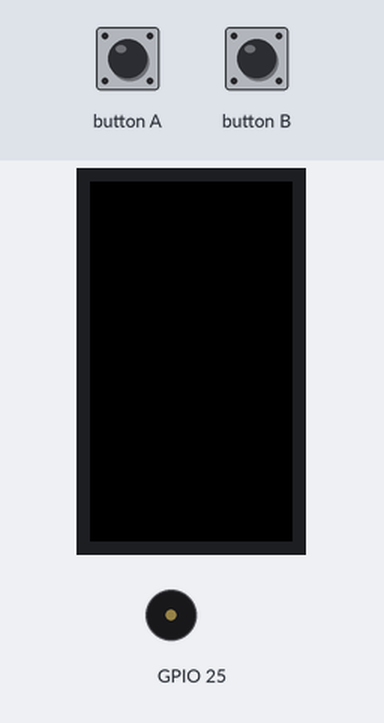
A sketch run on a simulated ESP32. Parts: 135×240 colour display, buzzer (waves = sounding). Inputs (shaded band) come from the test bench.

Above: at 1.3 s.
1.4 s: button A pressed for 0.15 s
At 2.8 s:
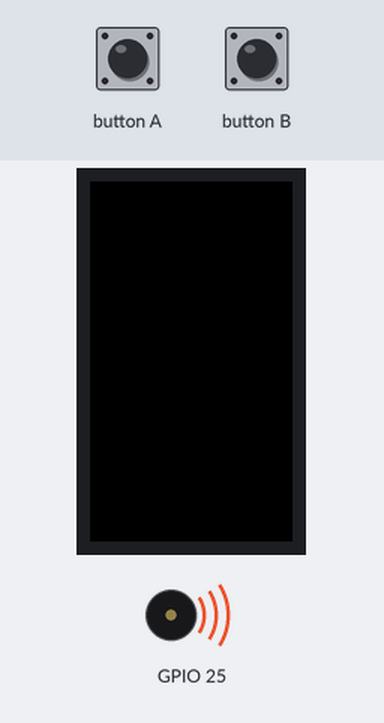
Timing chart, 0 to 11.9 s (numbered marks = the images above; inputs shaded):
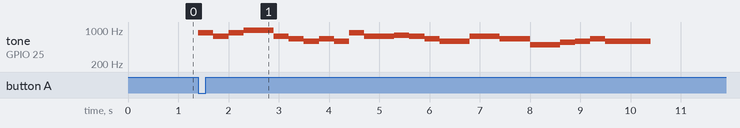

Measured:
- after the input at 1.4 s, tone on GPIO 25: plays 880 Hz for 0.30 s, 739 Hz for 0.30 s, 880 Hz for 0.30 s, 987 Hz for 0.60 s, 739 Hz for 0.30 s, 659 Hz for 0.30 s … (22 notes in this stretch), starting at once

The sketch:

melody_m5stickc_plus.ino
```cpp
#include "M5StickCPlus.h"

#define BEAT 300

void setup() {
  // put your setup code here, to run once:
  M5.begin();
}

void loop() {
  // put your main code here, to run repeatedly:
  M5.update();
  M5.Beep.update();

  if (M5.BtnA.isPressed()) {
    M5.Beep.tone(880, BEAT);
    delay(BEAT);
    M5.Beep.tone(739.989, BEAT);
    delay(BEAT);
    M5.Beep.tone(880, BEAT);
    delay(BEAT);
    M5.Beep.tone(987.767, BEAT * 2);
    delay(BEAT * 2);
    M5.Beep.tone(739.989, BEAT);
    delay(BEAT);
    M5.Beep.tone(659.255, BEAT);
    delay(BEAT);
    M5.Beep.tone(587.330, BEAT);
    delay(BEAT);

    M5.Beep.tone(659.255, BEAT);
    delay(BEAT);
    M5.Beep.tone(587.330, BEAT);
    delay(BEAT);
    M5.Beep.tone(880, BEAT);
    delay(BEAT);
    M5.Beep.tone(739.989, BEAT * 2);
    delay(BEAT * 2);
    M5.Beep.tone(783.991, BEAT);
    delay(BEAT);
    M5.Beep.tone(739.989, BEAT);
    delay(BEAT);
    M5.Beep.tone(659.255, BEAT);
    delay(BEAT);

    M5.Beep.tone(587.330, BEAT * 2);
    delay(BEAT * 2);
    M5.Beep.tone(739.989, BEAT * 2);
    delay(BEAT * 2);
    M5.Beep.tone(659.255, BEAT * 2);
    delay(BEAT * 2);
    M5.Beep.tone(493.883, BEAT * 2);
    delay(BEAT * 2);

    M5.Beep.tone(554.365, BEAT);
    delay(BEAT);
    M5.Beep.tone(587.330, BEAT);
    delay(BEAT);
    M5.Beep.tone(659.255, BEAT);
    delay(BEAT);
    M5.Beep.tone(587.330, BEAT * 3);
    delay(BEAT * 3);
  }
}
```
